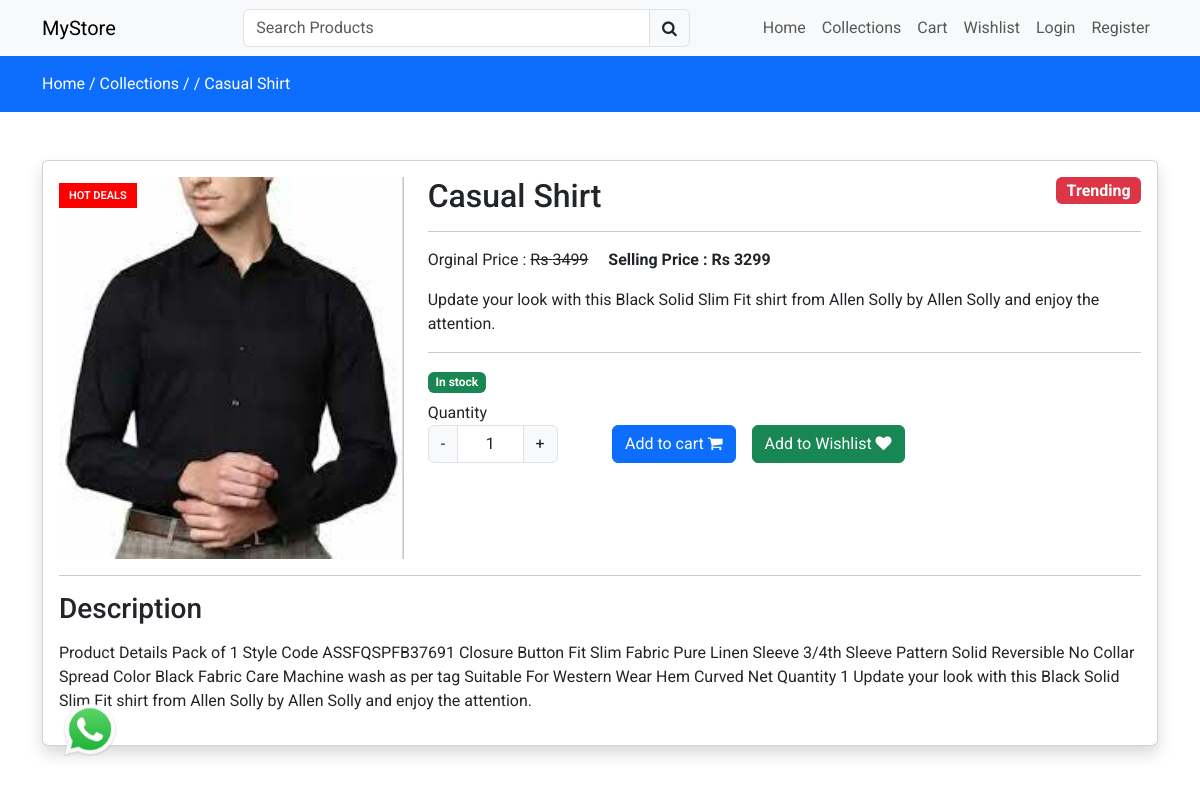
The app's page /collections/Mens wear/Men Slim Fit Solid Spread Collar Casual Shirt, older data.
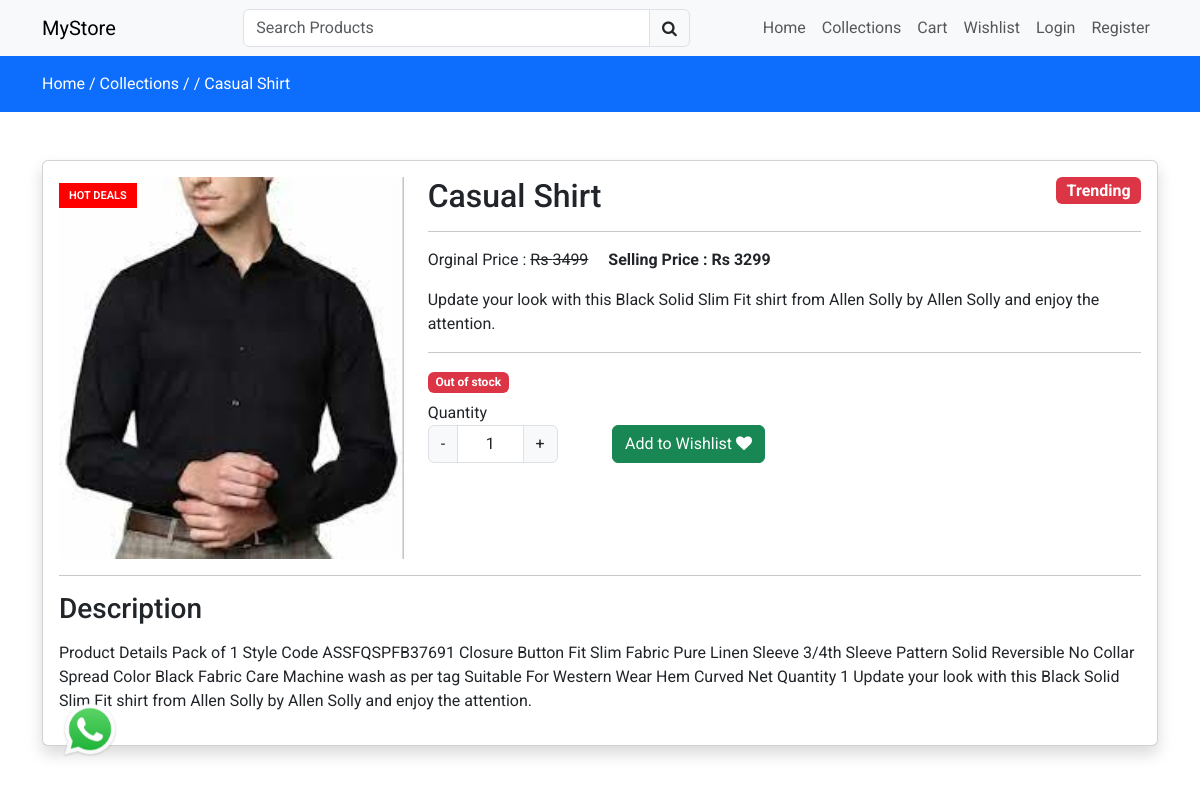
The same page, newer data.
### store/views.py (the view)
# urls.py: path('collections/<str:cate_slug>/<str:prod_slug>',views.productview, name='productview'),
def productview(request, cate_slug, prod_slug):
    if(Category.objects.filter(slug=cate_slug, status=0)):
        if(Product.objects.filter(slug=prod_slug, status=0)):
            products = Product.objects.filter(slug=prod_slug, status=0).first()
            context = {'products':products}
        else:
            messages.error(request, "No such product found")
            return redirect('collections')
    else:
        messages.error(request, "No such category found")
        return redirect('collections')
    return render(request, "store/products/view.html", context)

### store/templates/store/products/view.html (shortened to what the changed rows need)
{% extends 'store/layouts/main.html' %}
{% block content %}
<div class="py-5">
    <div class="container">
        <div class="row">
            <div class="col-md-12">
                <div class="card shadow product_data">
                    <div class="card-body">
                        <div class="row">
                            <div class="col-md-8">
                                <h2 class="mb-0">
                                    {{products.name}}
                                    {% if products.trending %}
                                        <label style="font-size: 16px;" class="float-end badge bg-danger trending_tag"> Trending </label>
                                    {% endif %}
                                </h2>
                                <hr>
                                <label class="me-3">Orginal Price : <s>Rs {{ products.orginal_price | floatformat:0 }} </s></label>
                                <label class="fw-bold">Selling Price : Rs {{ products.selling_price | floatformat:0 }} </label>
                                <p class="mt-3">
                                    {{ products.small_description }}
                                </P>
                                <hr>
                                {% if products.quantity > 0 %}
                                    <label class="badge bg-success">In stock</label>
                                {% else %}
                                    <label class="badge bg-danger">Out of stock</label>
                                {% endif %}
                                <div class="row mt-2">
                                    <div class="col-md-3">
                                    </div>
                                    <div class="col-md-9">
                                        <br/>
                                        {% if products.quantity > 0 %}
                                            <button type="button" class="btn btn-primary me-3 float-start addToCartBtn">Add to cart <i class="fa fa-shopping-cart"></i></button>
                                        {% endif %}
                                         <button type="button" class="btn btn-success me-3 addToWishlist float-start">Add to Wishlist <i class="fa fa-heart"></i></button>
                                    </div>
                                </div>
                            </div>
                        </div>
                    </div>
                </div>
            </div>
        </div>
    </div>
</div>
{% endblock content %}

Row changes from the older to the newer data that the page shows:
changed Product "Casual Shirt": quantity 1 → 0 (drawn)
Text that changed along with them:
text no longer shown: "In stock Add to cart"
text now shown: "Out of stock"
